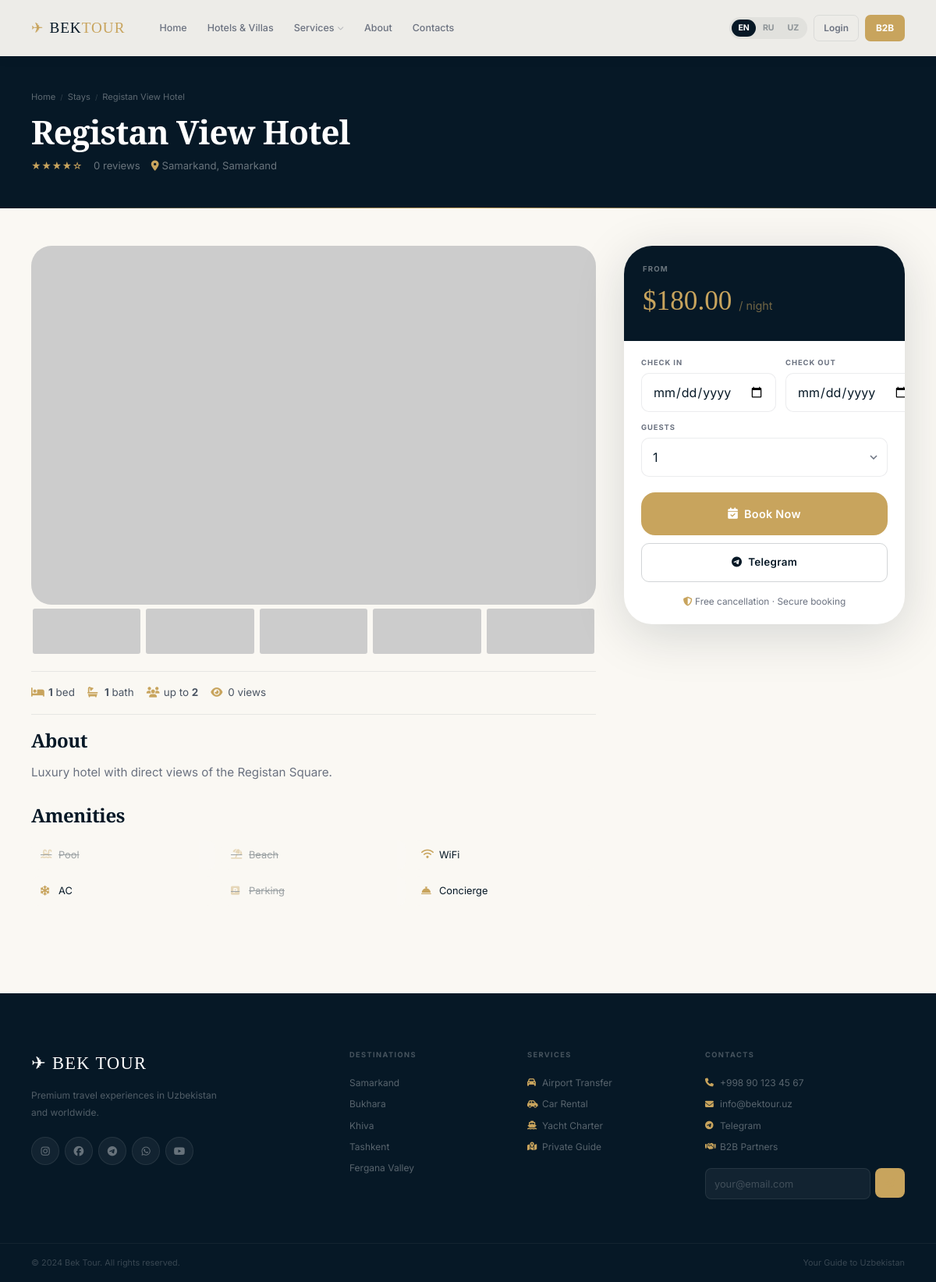
/villas/registan-view, run on the app's committed database.
### app/models/models.py (models this page shows)
class Villa(db.Model):
    __tablename__ = 'villas'
    id = db.Column(db.Integer, primary_key=True)
    title_en = db.Column(db.String(200), nullable=False)
    title_ru = db.Column(db.String(200))
    slug = db.Column(db.String(200), unique=True)
    description_en = db.Column(db.Text)
    description_ru = db.Column(db.Text)
    country_id = db.Column(db.Integer, db.ForeignKey('countries.id'))
    city = db.Column(db.String(100))
    address = db.Column(db.String(300))
    bedrooms = db.Column(db.Integer)
    bathrooms = db.Column(db.Integer)
    guests = db.Column(db.Integer)
    area = db.Column(db.Float)
    price_per_night = db.Column(db.Numeric(12, 2))
    price_per_week = db.Column(db.Numeric(12, 2))
    price_per_month = db.Column(db.Numeric(12, 2))
    price_b2b = db.Column(db.Numeric(12, 2))
    cover_image = db.Column(db.String(255))
    has_pool = db.Column(db.Boolean, default=False)
    has_beach = db.Column(db.Boolean, default=False)
    has_wifi = db.Column(db.Boolean, default=False)
    has_ac = db.Column(db.Boolean, default=False)
    has_parking = db.Column(db.Boolean, default=False)
    is_active = db.Column(db.Boolean, default=True)
    is_featured = db.Column(db.Boolean, default=False)
    rating = db.Column(db.Float, default=0.0)
    views = db.Column(db.Integer, default=0)
    created_at = db.Column(db.DateTime, default=datetime.utcnow)
    images = db.relationship('VillaImage', backref='villa', lazy='dynamic', cascade='all, delete-orphan')
    bookings = db.relationship('Booking', backref='villa', lazy='dynamic')
    reviews = db.relationship('Review', backref='villa', lazy='dynamic')

class Country(db.Model):
    __tablename__ = 'countries'
    id = db.Column(db.Integer, primary_key=True)
    name_en = db.Column(db.String(100), nullable=False)
    name_ru = db.Column(db.String(100))
    code = db.Column(db.String(5))
    image = db.Column(db.String(255))
    is_popular = db.Column(db.Boolean, default=False)
    villas = db.relationship('Villa', backref='country', lazy='dynamic')

### app/routes/villas.py (the view)
@villas_bp.route('/<slug>')
def detail(slug):
    villa = Villa.query.filter_by(slug=slug, is_active=True).first_or_404()
    villa.views += 1
    db.session.commit()
    reviews = Review.query.filter_by(villa_id=villa.id, is_approved=True).all()
    similar = Villa.query.filter(Villa.country_id==villa.country_id, Villa.id!=villa.id, Villa.is_active==True).limit(4).all()
    return render_template('villas/detail.html', villa=villa, reviews=reviews, similar=similar)

### app/__init__.py (called while the page is built)
    def __getattr__(self, key):
        return self._d.get(key, key)

### app/templates/villas/detail.html (shortened to what this page needs)
{% extends 'base.html' %}
{% block content %}
<div class="page-hero">
  <div class="container">
    <div class="breadcrumb">
      <a href="{{ url_for('main.index') }}">{% if lang=='ru' %}Главная{% else %}Home{% endif %}</a>
      <span class="breadcrumb-sep">/</span>
      <a href="{{ url_for('villas.index') }}">{% if lang=='ru' %}Жильё{% else %}Stays{% endif %}</a>
      <span class="breadcrumb-sep">/</span>
      <span>{{ villa.title_en }}</span>
    </div>
    <h1 style="font-size:clamp(1.8rem,3.5vw,2.8rem);">{{ villa.title_en }}</h1>
    <div style="display:flex;align-items:center;gap:14px;margin-top:10px;flex-wrap:wrap;">
      <div class="stars">★★★★{% if villa.rating >= 4.5 %}★{% else %}☆{% endif %}</div>
      <span style="color:rgba(255,255,255,.4);font-size:.82rem;">{{ reviews|length }} {% if lang=='ru' %}отзывов{% else %}reviews{% endif %}</span>
      <span style="color:rgba(255,255,255,.4);font-size:.82rem;"><i class="fa fa-map-marker-alt" style="color:var(--gold);margin-right:4px;"></i>{{ villa.city }}{% if villa.country %}, {{ villa.country.name_en }}{% endif %}</span>
    </div>
  </div>
</div>
<section style="padding:48px 0 80px;">
  <div class="container">
    <div class="detail-grid">
      <div>
        <div class="detail-gallery">
          <div class="detail-gallery-main">
            <img src="https://picsum.photos/seed/detail{{ villa.id }}main/1200/700" alt="{{ villa.title_en }}" id="mainImg" loading="eager">
          </div>
          <div class="detail-thumbs">
            {% for i in range(5) %}
            <div class="detail-thumb" onclick="document.getElementById('mainImg').src='https://picsum.photos/seed/detail{{ villa.id }}th{{ i }}/800/500'">
              <img src="https://picsum.photos/seed/detail{{ villa.id }}th{{ i }}/400/300" alt="" loading="lazy">
            </div>
            {% endfor %}
          </div>
        </div>
        <div class="detail-meta">
          {% if villa.bedrooms %}<div class="detail-meta-item"><i class="fa fa-bed"></i><span><b>{{ villa.bedrooms }}</b> {% if lang=='ru' %}спален{% else %}bed{% endif %}</span></div>{% endif %}
          {% if villa.bathrooms %}<div class="detail-meta-item"><i class="fa fa-bath"></i><span><b>{{ villa.bathrooms }}</b> {% if lang=='ru' %}ванных{% else %}bath{% endif %}</span></div>{% endif %}
          {% if villa.guests %}<div class="detail-meta-item"><i class="fa fa-users"></i><span>{% if lang=='ru' %}до{% else %}up to{% endif %} <b>{{ villa.guests }}</b></span></div>{% endif %}
          <div class="detail-meta-item"><i class="fa fa-eye"></i><span>{{ villa.views }} {% if lang=='ru' %}просмотров{% else %}views{% endif %}</span></div>
        </div>
        {% if villa.description_en %}
        <div style="margin-bottom:28px;">
          <h2 style="font-size:1.5rem;margin-bottom:14px;">{% if lang=='ru' %}О жилье{% else %}About{% endif %}</h2>
          <p style="color:var(--muted);line-height:1.85;font-size:.95rem;">{{ villa.description_en }}</p>
        </div>
        {% endif %}
        <div style="margin-bottom:32px;">
          <h2 style="font-size:1.5rem;margin-bottom:18px;">{% if lang=='ru' %}Удобства{% else %}Amenities{% endif %}</h2>
          <div class="amenity-grid">
            <div class="amenity {% if not villa.has_pool %}no{% endif %}"><i class="fa fa-swimming-pool"></i> Pool</div>
            <div class="amenity {% if not villa.has_beach %}no{% endif %}"><i class="fa fa-umbrella-beach"></i> Beach</div>
            <div class="amenity {% if not villa.has_wifi %}no{% endif %}"><i class="fa fa-wifi"></i> WiFi</div>
            <div class="amenity {% if not villa.has_ac %}no{% endif %}"><i class="fa fa-snowflake"></i> AC</div>
            <div class="amenity {% if not villa.has_parking %}no{% endif %}"><i class="fa fa-parking"></i> Parking</div>
            <div class="amenity"><i class="fa fa-concierge-bell"></i> Concierge</div>
          </div>
        </div>
      </div>
      <aside>
        <div class="booking-card">
          <div class="booking-card-head">
            <div style="font-size:.6rem;font-weight:700;letter-spacing:.12em;text-transform:uppercase;color:rgba(255,255,255,.4);margin-bottom:6px;">{% if lang=='ru' %}Цена от{% else %}From{% endif %}</div>
            <div class="booking-price">${{ villa.price_per_night }} <small>/ {% if lang=='ru' %}ночь{% else %}night{% endif %}</small></div>
          </div>
          <div class="booking-card-body">
            <div class="form-row" style="margin-bottom:12px;">
              <div class="form-group" style="margin-bottom:0;">
                <label class="form-lbl">{% if lang=='ru' %}Заезд{% else %}Check In{% endif %}</label>
                <input type="date" class="form-ctrl" id="checkIn" onchange="calcPrice()">
              </div>
              <div class="form-group" style="margin-bottom:0;">
                <label class="form-lbl">{% if lang=='ru' %}Выезд{% else %}Check Out{% endif %}</label>
                <input type="date" class="form-ctrl" id="checkOut" onchange="calcPrice()">
              </div>
            </div>
            <div class="form-group">
              <label class="form-lbl">{% if lang=='ru' %}Гостей{% else %}Guests{% endif %}</label>
              <select class="form-ctrl" onchange="calcPrice()">
                {% for i in range(1,(villa.guests or 10)+1) %}<option value="{{ i }}">{{ i }}</option>{% endfor %}
              </select>
            </div>
            <a href="{{ url_for('main.contacts') }}" class="btn btn-gold btn-block btn-lg" style="margin-bottom:10px;margin-top:4px;">
              <i class="fa fa-calendar-check"></i> {% if lang=='ru' %}Забронировать{% elif lang=='uz' %}Bron qilish{% else %}Book Now{% endif %}
            </a>
            <a href="https://t.me/bektop" target="_blank" class="btn btn-outline btn-block">
              <i class="fab fa-telegram"></i> Telegram
            </a>
            <div style="text-align:center;margin-top:16px;font-size:.74rem;color:var(--muted);">
              <i class="fa fa-shield-alt" style="color:var(--gold);"></i>
              {% if lang=='ru' %}Бесплатная отмена · Безопасное бронирование{% else %}Free cancellation · Secure booking{% endif %}
            </div>
          </div>
        </div>
      </aside>
    </div>
  </div>
</section>
{% endblock %}

### data on the page
Villa: title_en "Registan View Hotel", city "Samarkand", bedrooms "1", bathrooms "1", guests "2", views "0", description_en "Luxury hotel with direct views of the Registan Square.", price_per_night "180.00", guests "1"
Country: country.name_en "Samarkand"

### other printed values
{{ t.nav_home }} "Home"
{{ t.nav_villas }} "Hotels & Villas"
{{ t.nav_services }} "Services"
{{ t.nav_about }} "About"
{{ t.nav_contacts }} "Contacts"
{{ t.login }} "Login"
{{ reviews|length }} "0"
{{ t.footer_desc }} "Premium travel experiences in Uzbekistan and worldwide."
{{ t.nav_services }} "SERVICES"
{{ t.serv_transfer }} "Airport Transfer"
{{ t.serv_car }} "Car Rental"
{{ t.serv_yacht }} "Yacht Charter"
{{ t.serv_guide }} "Private Guide"
{{ t.nav_contacts }} "CONTACTS"
